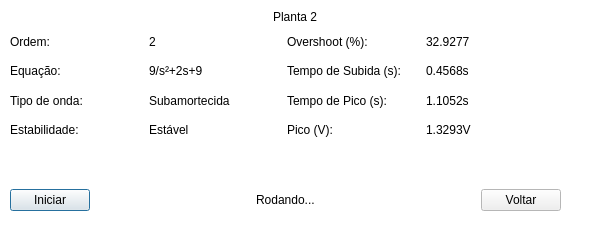
<?xml version="1.0" encoding="UTF-8"?>
<ui version="4.0">
 <class>page2</class>
 <widget class="QDialog" name="page2">
  <property name="geometry">
   <rect>
    <x>0</x>
    <y>0</y>
    <width>589</width>
    <height>248</height>
   </rect>
  </property>
  <property name="palette">
   <palette>
    <active>
     <colorrole role="Base">
      <brush brushstyle="SolidPattern">
       <color alpha="255">
        <red>255</red>
        <green>255</green>
        <blue>255</blue>
       </color>
      </brush>
     </colorrole>
     <colorrole role="Window">
      <brush brushstyle="SolidPattern">
       <color alpha="255">
        <red>255</red>
        <green>255</green>
        <blue>255</blue>
       </color>
      </brush>
     </colorrole>
    </active>
    <inactive>
     <colorrole role="Base">
      <brush brushstyle="SolidPattern">
       <color alpha="255">
        <red>255</red>
        <green>255</green>
        <blue>255</blue>
       </color>
      </brush>
     </colorrole>
     <colorrole role="Window">
      <brush brushstyle="SolidPattern">
       <color alpha="255">
        <red>255</red>
        <green>255</green>
        <blue>255</blue>
       </color>
      </brush>
     </colorrole>
    </inactive>
    <disabled>
     <colorrole role="Base">
      <brush brushstyle="SolidPattern">
       <color alpha="255">
        <red>255</red>
        <green>255</green>
        <blue>255</blue>
       </color>
      </brush>
     </colorrole>
     <colorrole role="Window">
      <brush brushstyle="SolidPattern">
       <color alpha="255">
        <red>255</red>
        <green>255</green>
        <blue>255</blue>
       </color>
      </brush>
     </colorrole>
    </disabled>
   </palette>
  </property>
  <property name="windowTitle">
   <string>Dialog</string>
  </property>
  <widget class="QWidget" name="gridLayoutWidget">
   <property name="geometry">
    <rect>
     <x>10</x>
     <y>30</y>
     <width>548</width>
     <height>111</height>
    </rect>
   </property>
   <layout class="QGridLayout" name="gridLayout">
    <item row="0" column="1">
     <layout class="QVBoxLayout" name="verticalLayout_2">
      <item>
       <widget class="QLabel" name="label_16">
        <property name="text">
         <string>2</string>
        </property>
       </widget>
      </item>
      <item>
       <widget class="QLabel" name="label_18">
        <property name="text">
         <string>9/s²+2s+9</string>
        </property>
       </widget>
      </item>
      <item>
       <widget class="QLabel" name="label_17">
        <property name="text">
         <string>Subamortecida</string>
        </property>
       </widget>
      </item>
      <item>
       <widget class="QLabel" name="label_19">
        <property name="text">
         <string>Estável</string>
        </property>
       </widget>
      </item>
     </layout>
    </item>
    <item row="0" column="0">
     <layout class="QVBoxLayout" name="verticalLayout">
      <item>
       <widget class="QLabel" name="label_12">
        <property name="styleSheet">
         <string notr="true">font: 75 bold &quot;MS Shell Dlg 2&quot;;</string>
        </property>
        <property name="text">
         <string>Ordem: </string>
        </property>
       </widget>
      </item>
      <item>
       <widget class="QLabel" name="label_14">
        <property name="styleSheet">
         <string notr="true">font: 75 bold &quot;MS Shell Dlg 2&quot;;</string>
        </property>
        <property name="text">
         <string>Equação: </string>
        </property>
       </widget>
      </item>
      <item>
       <widget class="QLabel" name="label_13">
        <property name="styleSheet">
         <string notr="true">font: 75 bold &quot;MS Shell Dlg 2&quot;;</string>
        </property>
        <property name="text">
         <string>Tipo de onda: </string>
        </property>
       </widget>
      </item>
      <item>
       <widget class="QLabel" name="label_15">
        <property name="styleSheet">
         <string notr="true">font: 75 bold &quot;MS Shell Dlg 2&quot;;</string>
        </property>
        <property name="text">
         <string>Estabilidade:</string>
        </property>
       </widget>
      </item>
     </layout>
    </item>
    <item row="0" column="2">
     <layout class="QVBoxLayout" name="verticalLayout_3">
      <item>
       <widget class="QLabel" name="label_21">
        <property name="palette">
         <palette>
          <active>
           <colorrole role="Base">
            <brush brushstyle="SolidPattern">
             <color alpha="255">
              <red>255</red>
              <green>255</green>
              <blue>255</blue>
             </color>
            </brush>
           </colorrole>
           <colorrole role="Window">
            <brush brushstyle="SolidPattern">
             <color alpha="255">
              <red>255</red>
              <green>255</green>
              <blue>255</blue>
             </color>
            </brush>
           </colorrole>
          </active>
          <inactive>
           <colorrole role="Base">
            <brush brushstyle="SolidPattern">
             <color alpha="255">
              <red>255</red>
              <green>255</green>
              <blue>255</blue>
             </color>
            </brush>
           </colorrole>
           <colorrole role="Window">
            <brush brushstyle="SolidPattern">
             <color alpha="255">
              <red>255</red>
              <green>255</green>
              <blue>255</blue>
             </color>
            </brush>
           </colorrole>
          </inactive>
          <disabled>
           <colorrole role="Base">
            <brush brushstyle="SolidPattern">
             <color alpha="255">
              <red>255</red>
              <green>255</green>
              <blue>255</blue>
             </color>
            </brush>
           </colorrole>
           <colorrole role="Window">
            <brush brushstyle="SolidPattern">
             <color alpha="255">
              <red>255</red>
              <green>255</green>
              <blue>255</blue>
             </color>
            </brush>
           </colorrole>
          </disabled>
         </palette>
        </property>
        <property name="styleSheet">
         <string notr="true">font: 75 bold &quot;MS Shell Dlg 2&quot;;</string>
        </property>
        <property name="text">
         <string>Overshoot (%):</string>
        </property>
       </widget>
      </item>
      <item>
       <widget class="QLabel" name="label_22">
        <property name="palette">
         <palette>
          <active>
           <colorrole role="Base">
            <brush brushstyle="SolidPattern">
             <color alpha="255">
              <red>255</red>
              <green>255</green>
              <blue>255</blue>
             </color>
            </brush>
           </colorrole>
           <colorrole role="Window">
            <brush brushstyle="SolidPattern">
             <color alpha="255">
              <red>255</red>
              <green>255</green>
              <blue>255</blue>
             </color>
            </brush>
           </colorrole>
          </active>
          <inactive>
           <colorrole role="Base">
            <brush brushstyle="SolidPattern">
             <color alpha="255">
              <red>255</red>
              <green>255</green>
              <blue>255</blue>
             </color>
            </brush>
           </colorrole>
           <colorrole role="Window">
            <brush brushstyle="SolidPattern">
             <color alpha="255">
              <red>255</red>
              <green>255</green>
              <blue>255</blue>
             </color>
            </brush>
           </colorrole>
          </inactive>
          <disabled>
           <colorrole role="Base">
            <brush brushstyle="SolidPattern">
             <color alpha="255">
              <red>255</red>
              <green>255</green>
              <blue>255</blue>
             </color>
            </brush>
           </colorrole>
           <colorrole role="Window">
            <brush brushstyle="SolidPattern">
             <color alpha="255">
              <red>255</red>
              <green>255</green>
              <blue>255</blue>
             </color>
            </brush>
           </colorrole>
          </disabled>
         </palette>
        </property>
        <property name="styleSheet">
         <string notr="true">font: 75 bold &quot;MS Shell Dlg 2&quot;;</string>
        </property>
        <property name="text">
         <string>Tempo de Subida (s):</string>
        </property>
       </widget>
      </item>
      <item>
       <widget class="QLabel" name="label_20">
        <property name="palette">
         <palette>
          <active>
           <colorrole role="Base">
            <brush brushstyle="SolidPattern">
             <color alpha="255">
              <red>255</red>
              <green>255</green>
              <blue>255</blue>
             </color>
            </brush>
           </colorrole>
           <colorrole role="Window">
            <brush brushstyle="SolidPattern">
             <color alpha="255">
              <red>255</red>
              <green>255</green>
              <blue>255</blue>
             </color>
            </brush>
           </colorrole>
          </active>
          <inactive>
           <colorrole role="Base">
            <brush brushstyle="SolidPattern">
             <color alpha="255">
              <red>255</red>
              <green>255</green>
              <blue>255</blue>
             </color>
            </brush>
           </colorrole>
           <colorrole role="Window">
            <brush brushstyle="SolidPattern">
             <color alpha="255">
              <red>255</red>
              <green>255</green>
              <blue>255</blue>
             </color>
            </brush>
           </colorrole>
          </inactive>
          <disabled>
           <colorrole role="Base">
            <brush brushstyle="SolidPattern">
             <color alpha="255">
              <red>255</red>
              <green>255</green>
              <blue>255</blue>
             </color>
            </brush>
           </colorrole>
           <colorrole role="Window">
            <brush brushstyle="SolidPattern">
             <color alpha="255">
              <red>255</red>
              <green>255</green>
              <blue>255</blue>
             </color>
            </brush>
           </colorrole>
          </disabled>
         </palette>
        </property>
        <property name="styleSheet">
         <string notr="true">font: 75 bold &quot;MS Shell Dlg 2&quot;;</string>
        </property>
        <property name="text">
         <string>Tempo de Pico (s):</string>
        </property>
       </widget>
      </item>
      <item>
       <widget class="QLabel" name="label_23">
        <property name="palette">
         <palette>
          <active>
           <colorrole role="Base">
            <brush brushstyle="SolidPattern">
             <color alpha="255">
              <red>255</red>
              <green>255</green>
              <blue>255</blue>
             </color>
            </brush>
           </colorrole>
           <colorrole role="Window">
            <brush brushstyle="SolidPattern">
             <color alpha="255">
              <red>255</red>
              <green>255</green>
              <blue>255</blue>
             </color>
            </brush>
           </colorrole>
          </active>
          <inactive>
           <colorrole role="Base">
            <brush brushstyle="SolidPattern">
             <color alpha="255">
              <red>255</red>
              <green>255</green>
              <blue>255</blue>
             </color>
            </brush>
           </colorrole>
           <colorrole role="Window">
            <brush brushstyle="SolidPattern">
             <color alpha="255">
              <red>255</red>
              <green>255</green>
              <blue>255</blue>
             </color>
            </brush>
           </colorrole>
          </inactive>
          <disabled>
           <colorrole role="Base">
            <brush brushstyle="SolidPattern">
             <color alpha="255">
              <red>255</red>
              <green>255</green>
              <blue>255</blue>
             </color>
            </brush>
           </colorrole>
           <colorrole role="Window">
            <brush brushstyle="SolidPattern">
             <color alpha="255">
              <red>255</red>
              <green>255</green>
              <blue>255</blue>
             </color>
            </brush>
           </colorrole>
          </disabled>
         </palette>
        </property>
        <property name="styleSheet">
         <string notr="true">font: 75 bold &quot;MS Shell Dlg 2&quot;;</string>
        </property>
        <property name="text">
         <string>Pico (V):</string>
        </property>
       </widget>
      </item>
     </layout>
    </item>
    <item row="0" column="3">
     <layout class="QVBoxLayout" name="verticalLayout_4">
      <item>
       <widget class="QLabel" name="label_29">
        <property name="text">
         <string>32.9277</string>
        </property>
       </widget>
      </item>
      <item>
       <widget class="QLabel" name="label_30">
        <property name="text">
         <string>0.4568s</string>
        </property>
       </widget>
      </item>
      <item>
       <widget class="QLabel" name="label_31">
        <property name="text">
         <string>1.1052s</string>
        </property>
       </widget>
      </item>
      <item>
       <widget class="QLabel" name="label_32">
        <property name="text">
         <string>1.3293V</string>
        </property>
       </widget>
      </item>
     </layout>
    </item>
   </layout>
  </widget>
  <widget class="QWidget" name="verticalLayoutWidget_5">
   <property name="geometry">
    <rect>
     <x>10</x>
     <y>6</y>
     <width>571</width>
     <height>21</height>
    </rect>
   </property>
   <layout class="QVBoxLayout" name="verticalLayout_5">
    <item alignment="Qt::AlignHCenter">
     <widget class="QLabel" name="label">
      <property name="styleSheet">
       <string notr="true">font: 75 bold 12pt &quot;MS Shell Dlg 2&quot;;</string>
      </property>
      <property name="text">
       <string>Planta 2</string>
      </property>
     </widget>
    </item>
   </layout>
  </widget>
  <widget class="QWidget" name="horizontalLayoutWidget">
   <property name="geometry">
    <rect>
     <x>10</x>
     <y>160</y>
     <width>551</width>
     <height>80</height>
    </rect>
   </property>
   <layout class="QHBoxLayout" name="horizontalLayout">
    <item>
     <widget class="QPushButton" name="play_pause_btn">
      <property name="text">
       <string>Iniciar</string>
      </property>
     </widget>
    </item>
    <item>
     <spacer name="horizontalSpacer">
      <property name="orientation">
       <enum>Qt::Horizontal</enum>
      </property>
      <property name="sizeHint" stdset="0">
       <size>
        <width>40</width>
        <height>20</height>
       </size>
      </property>
     </spacer>
    </item>
    <item>
     <widget class="QLabel" name="run_btn">
      <property name="text">
       <string>Rodando...</string>
      </property>
     </widget>
    </item>
    <item>
     <spacer name="horizontalSpacer_2">
      <property name="orientation">
       <enum>Qt::Horizontal</enum>
      </property>
      <property name="sizeHint" stdset="0">
       <size>
        <width>40</width>
        <height>20</height>
       </size>
      </property>
     </spacer>
    </item>
    <item>
     <widget class="QPushButton" name="back_2">
      <property name="text">
       <string>Voltar</string>
      </property>
     </widget>
    </item>
   </layout>
  </widget>
 </widget>
 <resources/>
 <connections/>
</ui>
